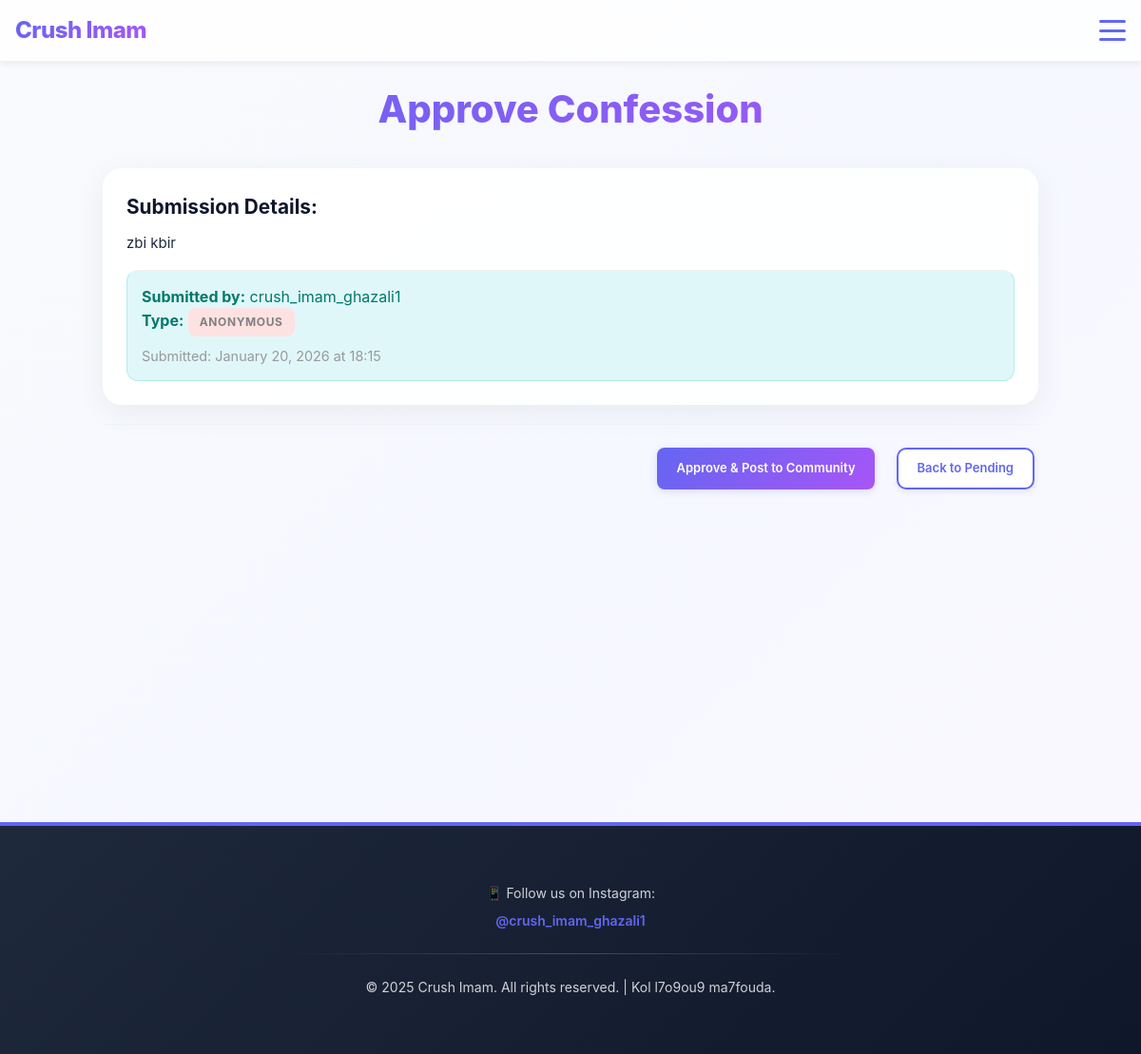
The app's page /approve/1/ (signed in) with its own data.
### confessions/models.py (models this page shows, shortened)
class ConfessionRequest(models.Model):
    STATUS_CHOICES = [
        ('pending', 'Pending'),
        ('approved', 'Approved'),
        ('rejected', 'Rejected'),
        ('cancelled', 'Cancelled'),
    ]
    text = models.TextField()
    submitted_by = models.ForeignKey(User, on_delete=models.CASCADE, related_name='confession_requests')
    anonymous = models.BooleanField(default=True)
    status = models.CharField(max_length=10, choices=STATUS_CHOICES, default='pending')
    submitted_at = models.DateTimeField(auto_now_add=True)
    reviewed_at = models.DateTimeField(null=True, blank=True)
    reviewed_by = models.ForeignKey(User, on_delete=models.SET_NULL, null=True, blank=True, related_name='reviewed_confession_requests')
    rejection_reason = models.TextField(blank=True, null=True)
    class Meta:
        ordering = ['-submitted_at']

### confessions/views.py (the view, shortened to what this page needs)
# urls.py: path('approve/<int:pk>/', views.approve_confession, name='approve_confession'),
@admin_required
def approve_confession(request, pk):
    confession_req = get_object_or_404(ConfessionRequest, pk=pk)
    return render(request, 'confessions/approve_confession.html', {'request': confession_req})

### confessions/views.py (called while the page is built)
def admin_required(view_func):
    return user_passes_test(lambda u: u.is_active and u.is_staff)(view_func)

### templates/confessions/approve_confession.html (shortened to what this page needs)
{% extends 'crushimam/base.html' %}
{% block content %}
<div class="container">
    <div class="account-wrapper">
        <h1>Approve Confession</h1>
        <div class="account-card">
            <h3>Submission Details:</h3>
            <p>{{ request.text }}</p>
            <div style="margin-top: 15px; padding-top: 15px; border-top: 1px solid #eee;">
                <p><strong>Submitted by:</strong> {{ request.submitted_by.username }}</p>
                <p><strong>Type:</strong> <span class="status-badge status-{% if request.anonymous %}cancelled{% else %}approved{% endif %}">{% if request.anonymous %}Anonymous{% else %}Named{% endif %}</span></p>
                <p style="color: #999; font-size: 0.9rem;">Submitted: {{ request.submitted_at|date:"F d, Y \a\t H:i" }}</p>
            </div>
        </div>
        <form method="post" style="margin-top: 20px;">
            <div class="account-actions">
                <button type="submit" class="btn btn-success btn-large">Approve & Post to Community</button>
                <a href="{% url 'pending_confessions' %}" class="btn btn-secondary">Back to Pending</a>
            </div>
        </form>
    </div>
</div>
{% endblock %}

### static/css/styles.css (style rules this page uses)
:root { --color-primary: #6366f1; --color-primary-dark: #4f46e5; --color-secondary: #a855f7; --color-secondary-dark: #9333ea; --color-accent: #f59e0b; --color-rose: #f43f5e; --color-success: #10b981; --color-danger: #ef4444; --color-slate-50: #f8fafc; --color-slate-100: #f1f5f9; --color-slate-200: #e2e8f0; --color-slate-400: #94a3b8; --color-slate-500: #64748b; --color-slate-600: #475569; --color-slate-700: #334155; --color-slate-800: #1e293b; --color-slate-900: #0f172a; }
body { background: linear-gradient(135deg, #f8fafc 0%, rgba(224, 231, 255, 0.3) 50%, rgba(243, 232, 255, 0.3) 100%); font-family: -apple-system, BlinkMacSystemFont, 'Segoe UI', Roboto, 'Helvetica Neue', Arial, sans-serif; color: var(--color-slate-700); min-height: 100vh; margin: 0; }
.container { max-width: 800px; margin: 0 auto; padding: 24px 16px; }
.btn { display: inline-flex; align-items: center; justify-content: center; gap: 8px; padding: 10px 20px; border-radius: 10px; font-weight: 600; font-size: 13px; text-decoration: none; border: none; cursor: pointer; transition: all 0.3s cubic-bezier(0.22, 0.9, 0.32, 1); margin: 4px; box-shadow: 0 2px 8px rgba(0, 0, 0, 0.1); position: relative; overflow: hidden; box-sizing: border-box; max-width: 100%; }
.btn::before { content: ''; position: absolute; top: 50%; left: 50%; width: 0; height: 0; border-radius: 50%; background: rgba(255, 255, 255, 0.3); transform: translate(-50%, -50%); transition: width 0.6s, height 0.6s; }
.btn-secondary { background: white; color: var(--color-primary); border: 2px solid var(--color-primary); box-shadow: 0 2px 6px rgba(99, 102, 241, 0.15); }
button[type="submit"], input[type="submit"] { padding: 10px 20px; border-radius: 8px; font-weight: 600; font-size: 13px; border: none; cursor: pointer; background: linear-gradient(135deg, var(--color-primary) 0%, var(--color-secondary) 100%); color: white; transition: all 0.3s cubic-bezier(0.22, 0.9, 0.32, 1); box-shadow: 0 2px 8px rgba(99, 102, 241, 0.2); }
.container { max-width: 800px; margin: 0 auto; padding: 20px; min-height: 100vh; }
.account-wrapper { animation: fadeIn 0.6s ease-out; }
.account-wrapper h1 { font-size: 2.5rem; font-weight: 800; text-align: center; margin-bottom: 32px; background: linear-gradient(135deg, var(--color-primary) 0%, var(--color-secondary) 100%); -webkit-background-clip: text; -webkit-text-fill-color: transparent; background-clip: text; }
.account-card { background: rgba(255, 255, 255, 0.9); backdrop-filter: blur(20px); border: 1px solid rgba(255, 255, 255, 0.5); border-radius: 20px; padding: 24px; box-shadow: 0 8px 32px rgba(0, 0, 0, 0.06); transition: all 0.3s ease; position: relative; }
.account-card h3 { font-size: 1.3rem; font-weight: 700; color: var(--color-slate-900); margin: 0 0 10px 0; }
.account-card>p { font-size: 15px; line-height: 1.7; color: var(--color-slate-800); white-space: pre-wrap; word-wrap: break-word; margin-bottom: 15px; }
.status-badge { display: inline-flex; align-items: center; padding: 6px 12px; border-radius: 8px; font-size: 0.75rem; font-weight: 700; letter-spacing: 0.05em; text-transform: uppercase; margin-bottom: 10px; }
.status-cancelled { background-color: #fee2e2; color: gray; }
.account-card>div:last-child { margin-top: 15px; background: #e0f7fa; padding: 15px; border-radius: 12px; color: #00796b; border: 1px solid #b2ebf2; }
.account-actions { display: flex; justify-content: flex-end; gap: 15px; margin-top: 20px; padding-top: 20px; border-top: 1px solid var(--color-slate-100); }

### records on screen
ConfessionRequest: text "zbi kbir", submitted_by.username "crush_imam_ghazali1", submitted_at "January 20, 2026 at 18:15"
